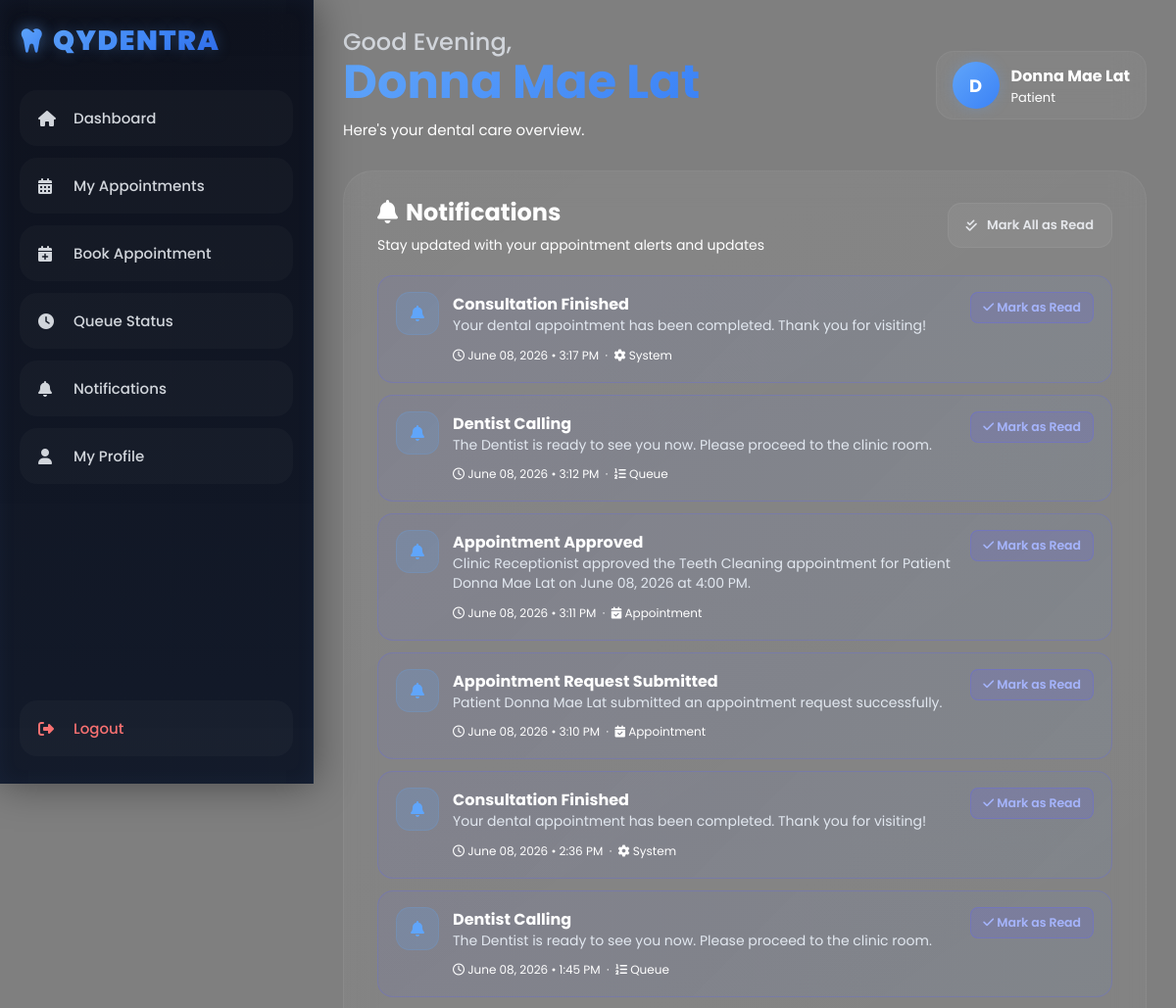
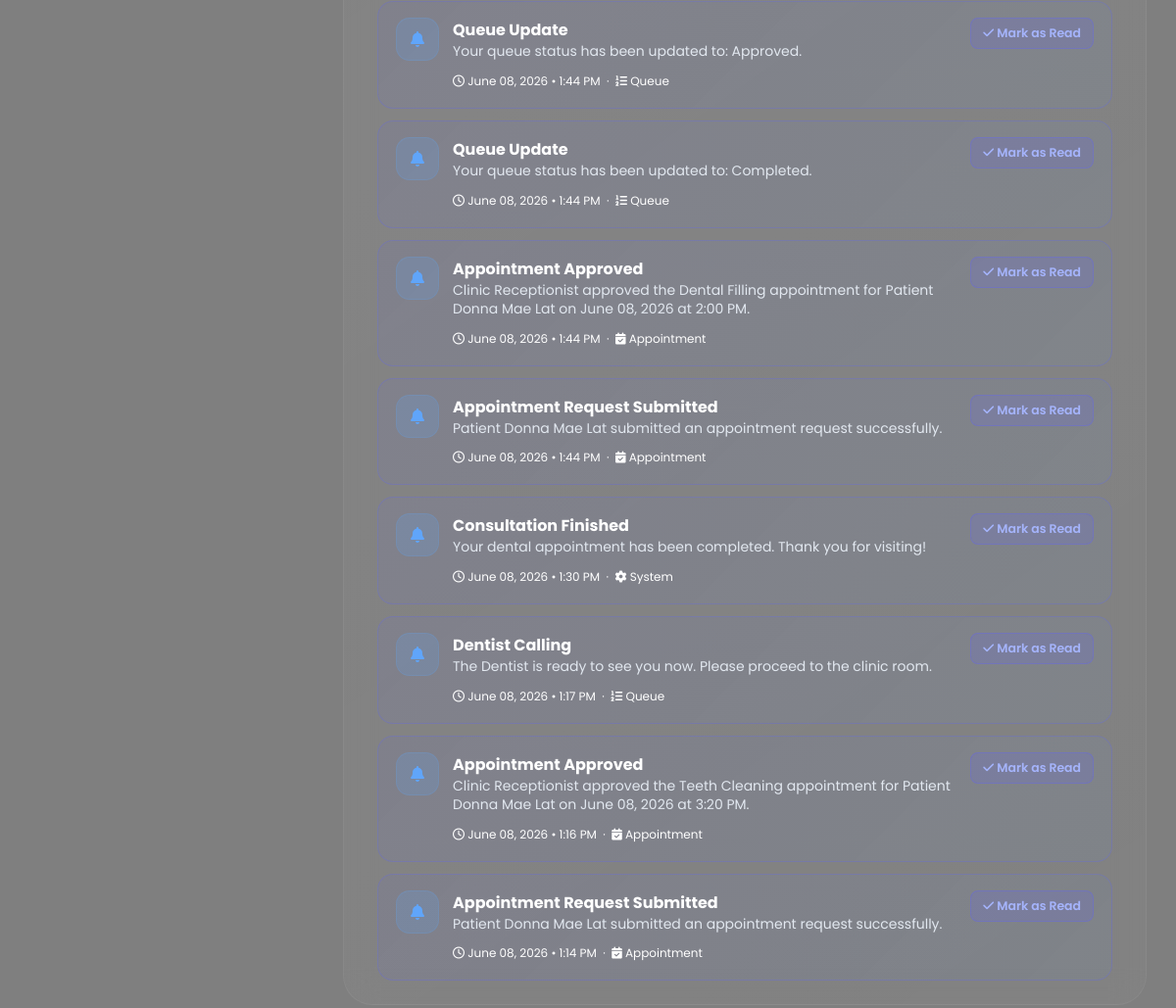
Page /patient/notifications.php (signed in) on the committed database (2 pictures, top to bottom).
### tables this page shows
CREATE TABLE `patient_notifications` (
  `notification_id` varchar(10) NOT NULL,
  `patient_id` varchar(10) NOT NULL,
  `title` varchar(100) DEFAULT NULL,
  `type` enum('Appointment','Queue','System') DEFAULT 'Appointment',
  `message` text NOT NULL,
  `appointment_id` varchar(10) DEFAULT NULL,
  `is_read` tinyint(1) DEFAULT 0,
  `created_at` timestamp NOT NULL DEFAULT current_timestamp(),
  PRIMARY KEY (`notification_id`),
  KEY `patient_id` (`patient_id`),
  KEY `appointment_id` (`appointment_id`),
  CONSTRAINT `patient_notifications_ibfk_1` FOREIGN KEY (`patient_id`) REFERENCES `patients` (`patient_id`),
  CONSTRAINT `patient_notifications_ibfk_2` FOREIGN KEY (`appointment_id`) REFERENCES `appointments` (`appointment_id`) ON DELETE SET NULL
);

### patient/notifications.php (the view, shortened to what this page needs)
<?php
include("../includes/auth_check.php");
$user_id     = $_SESSION['user_id'];
$uid_esc     = mysqli_real_escape_string($conn, $user_id);
?>
<?php include("../includes/header.php"); ?>
<body>
<?php include("../includes/sidebar.php"); ?>
<div class="main">
<?php include("../includes/topbar.php"); ?>
<div class="table-container hover-glow">
    <div class="table-header">
        <div>
            <h2><i class="fa-solid fa-bell" style="color:#ffffff; margin-right:8px;"></i>Notifications</h2>
            <p>Stay updated with your appointment alerts and updates</p>
        </div>
        <?php
        $unread_check = mysqli_fetch_assoc(mysqli_query($conn,
            "SELECT COUNT(*) AS cnt FROM patient_notifications
             WHERE patient_id = '$uid_esc' AND is_read = 0"
        ));
        if ((int)$unread_check['cnt'] > 0):
        ?>
        <form method="POST">
            <button type="submit" name="mark_all_read" class="table-btn">
                <i class="fa-solid fa-check-double"></i> Mark All as Read
            </button>
        </form>
        <?php endif; ?>
    </div>
    <div class="notification-wrapper">
        <?php
        $result = mysqli_query($conn,
            "SELECT * FROM patient_notifications
             WHERE patient_id = '$uid_esc'
             ORDER BY created_at DESC"
        );
        if (mysqli_num_rows($result) > 0):
            while ($row = mysqli_fetch_assoc($result)):
                $isUnread = ((int)$row['is_read'] === 0);
                $type     = $row['type'] ?? 'Appointment';
                $typeIcon = match($type) {
                    'Queue'  => 'fa-list-ol',
                    'System' => 'fa-gear',
                    default  => 'fa-calendar-check',
                };
        ?>
        <div class="notification-card <?php echo $isUnread ? 'unread' : ''; ?>">
            <div class="notification-icon">
                <i class="fa-solid <?php echo $isUnread ? 'fa-bell' : 'fa-circle-check'; ?>"></i>
            </div>
            <div class="notification-content">
                <?php if (!empty($row['title'])): ?>
                <strong><?php echo htmlspecialchars($row['title']); ?></strong>
                <?php endif; ?>
                <p><?php echo htmlspecialchars($row['message']); ?></p>
                <small>
                    <i class="fa-regular fa-clock"></i>
                    <?php echo date("F d, Y • g:i A", strtotime($row['created_at'])); ?>
                    &nbsp;·&nbsp;
                    <span class="notif-type-badge">
                        <i class="fa-solid <?php echo $typeIcon; ?>"></i>
                        <?php echo htmlspecialchars($type); ?>
                    </span>
                </small>
            </div>
            <div class="notification-actions">
                <?php if ($isUnread): ?>
                    <form method="POST" style="margin:0;">
                        <button type="submit" name="mark_read" class="mark-read-btn">
                            <i class="fa-solid fa-check"></i> Mark as Read
                        </button>
                    </form>
                <?php else: ?>
                    <span class="read-label">
                        <i class="fa-solid fa-circle-check"></i> Read
                    </span>
                <?php endif; ?>
            </div>
        </div>
        <?php
            endwhile;
        endif; ?>
    </div>
</div>
</div>
</body>
</html>

### assets/css/dashboard.css (style rules this page uses)
* { margin:0; padding:0; box-sizing:border-box; font-family:'Poppins',sans-serif; }
body { background: linear-gradient(rgba(0, 0, 0, 0.5), rgba(0, 0, 0, 0.5)), url('../img/clinic_backgroun.png'); background-size:cover; background-position:center; background-attachment:fixed; min-height:100vh; display:flex; color:white; overflow-x:hidden; }
.main { margin-left:320px; padding:30px; width:100%; }
.table-container { padding:24px 34px; border-radius:30px; background: linear-gradient( 145deg, rgba(255,255,255,0.05), rgba(255,255,255,0.025) ); border:1px solid rgba(255,255,255,0.05); backdrop-filter:blur(16px); margin-top:0px; width:100%; overflow-x:auto; overflow-y:visible; max-width:100%; }
.table-header { display:flex; justify-content:space-between; align-items:center; margin-bottom:20px; }
.table-header div { display:flex; flex-direction:column; gap:6px; }
.table-header h2 { font-size:24px; font-weight:700; margin:0; }
.table-header p { font-size:14px; color:#ffffff; line-height:1.5; margin:0; }
.table-btn { display:inline-flex; align-items:center; justify-content:center; gap:10px; padding:12px 18px; border-radius:14px; background:rgba(255,255,255,0.05); border:1px solid rgba(255,255,255,0.06); color:#e5e7eb; font-size:13px; font-weight:600; cursor:pointer; text-decoration:none; white-space:nowrap; transition:0.3s ease; }
.table-btn i { font-size:13px; color:inherit; }
.notification-wrapper { display:flex; flex-direction:column; gap:12px; margin-top:10px; }
.notification-card { display:flex; align-items:flex-start; gap:14px; padding:16px 18px; border-radius:16px; background:rgba(255,255,255,0.04); border:1px solid rgba(255,255,255,0.06); position:relative; transition:0.3s ease; }
.notification-icon { width:44px; height:44px; border-radius:14px; display:flex; align-items:center; justify-content:center; background:rgba(96,165,250,0.18); border:1px solid rgba(96,165,250,0.18); flex-shrink:0; }
.notification-icon i { color:#60A5FA; font-size:16px; }
.notification-content { flex:1; }
.notification-content p { font-size:14px; color:#e5e7eb; margin-bottom:6px; line-height:1.4; }
.notification-content small { font-size:12px; color:#ffffff; }
.notification-card.unread { background: linear-gradient(135deg, rgba(99,102,241,0.08), rgba(96,165,250,0.06)); border-color: rgba(99,102,241,0.28); }
.notification-actions { display: flex; flex-direction: column; align-items: flex-end; gap: 8px; flex-shrink: 0; margin-left: auto; }
.mark-read-btn { background: rgba(99,102,241,0.18); color: #a5b4fc; border: 1px solid rgba(99,102,241,0.35); border-radius: 8px; padding: 6px 12px; font-size: 0.78rem; font-weight: 600; cursor: pointer; transition: background 0.2s, color 0.2s; white-space: nowrap; }
.notification-content p, .pat-notif-msg { color: #e2e8f0 !important; }
.notification-content small, .pat-notif-time { color: #ffffff !important; }

### rows in the picture
patient_notifications: is_read 0 (drawn), title "Consultation Finished", message "Your dental appointment has been completed. Thank you for visiting!", created_at "June 08, 2026 • 3:17 PM", type "System"
patient_notifications: is_read 0 (drawn), title "Dentist Calling", message "The Dentist is ready to see you now. Please proceed to the clinic room.", created_at "June 08, 2026 • 3:12 PM", type "Queue"
patient_notifications: is_read 0 (drawn), title "Appointment Approved", message "Clinic Receptionist approved the Teeth Cleaning appointment for Patient Donna Mae Lat on June 08, 2026 at 4:00 PM.", created_at "June 08, 2026 • 3:11 PM", type "Appointment"
patient_notifications: is_read 0 (drawn), title "Appointment Request Submitted", message "Patient Donna Mae Lat submitted an appointment request successfully.", created_at "June 08, 2026 • 3:10 PM", type "Appointment"
patient_notifications: is_read 0 (drawn), title "Consultation Finished", message "Your dental appointment has been completed. Thank you for visiting!", created_at "June 08, 2026 • 2:36 PM", type "System"
patient_notifications: is_read 0 (drawn), title "Dentist Calling", message "The Dentist is ready to see you now. Please proceed to the clinic room.", created_at "June 08, 2026 • 1:45 PM", type "Queue"
patient_notifications: is_read 0 (drawn), title "Queue Update", message "Your queue status has been updated to: Approved.", created_at "June 08, 2026 • 1:44 PM", type "Queue"
patient_notifications: is_read 0 (drawn), title "Queue Update", message "Your queue status has been updated to: Completed.", created_at "June 08, 2026 • 1:44 PM", type "Queue"
patient_notifications: is_read 0 (drawn), title "Appointment Approved", message "Clinic Receptionist approved the Dental Filling appointment for Patient Donna Mae Lat on June 08, 2026 at 2:00 PM.", created_at "June 08, 2026 • 1:44 PM", type "Appointment"
patient_notifications: is_read 0 (drawn), title "Appointment Request Submitted", message "Patient Donna Mae Lat submitted an appointment request successfully.", created_at "June 08, 2026 • 1:44 PM", type "Appointment"
patient_notifications: is_read 0 (drawn), title "Consultation Finished", message "Your dental appointment has been completed. Thank you for visiting!", created_at "June 08, 2026 • 1:30 PM", type "System"
patient_notifications: is_read 0 (drawn), title "Dentist Calling", message "The Dentist is ready to see you now. Please proceed to the clinic room.", created_at "June 08, 2026 • 1:17 PM", type "Queue"
patient_notifications: is_read 0 (drawn), title "Appointment Approved", message "Clinic Receptionist approved the Teeth Cleaning appointment for Patient Donna Mae Lat on June 08, 2026 at 3:20 PM.", created_at "June 08, 2026 • 1:16 PM", type "Appointment"
patient_notifications: is_read 0 (drawn), title "Appointment Request Submitted", message "Patient Donna Mae Lat submitted an appointment request successfully.", created_at "June 08, 2026 • 1:14 PM", type "Appointment"

### other values in the picture
$greeting "Good Evening"
$name "Donna Mae Lat"
$initial "D"
